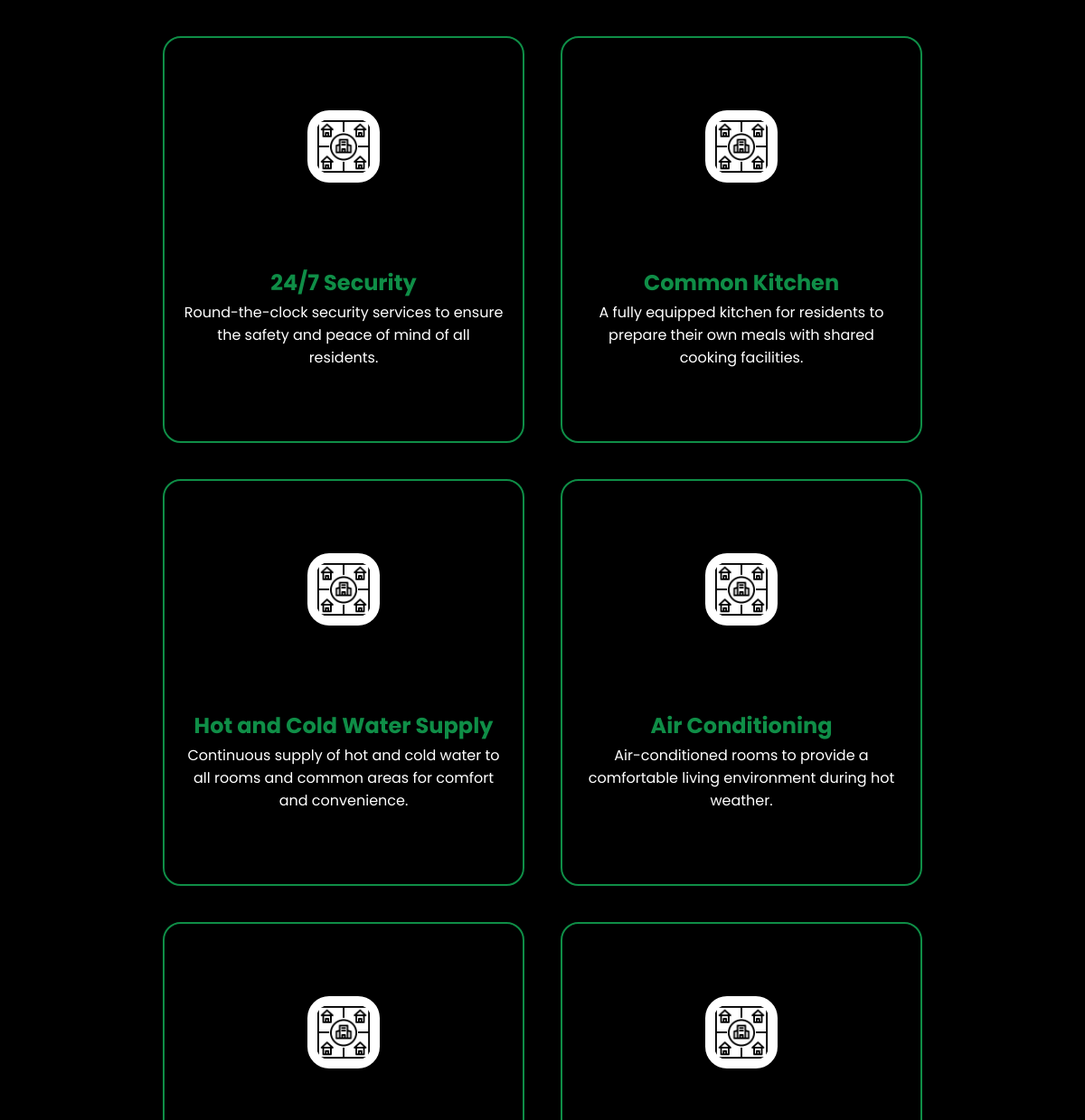
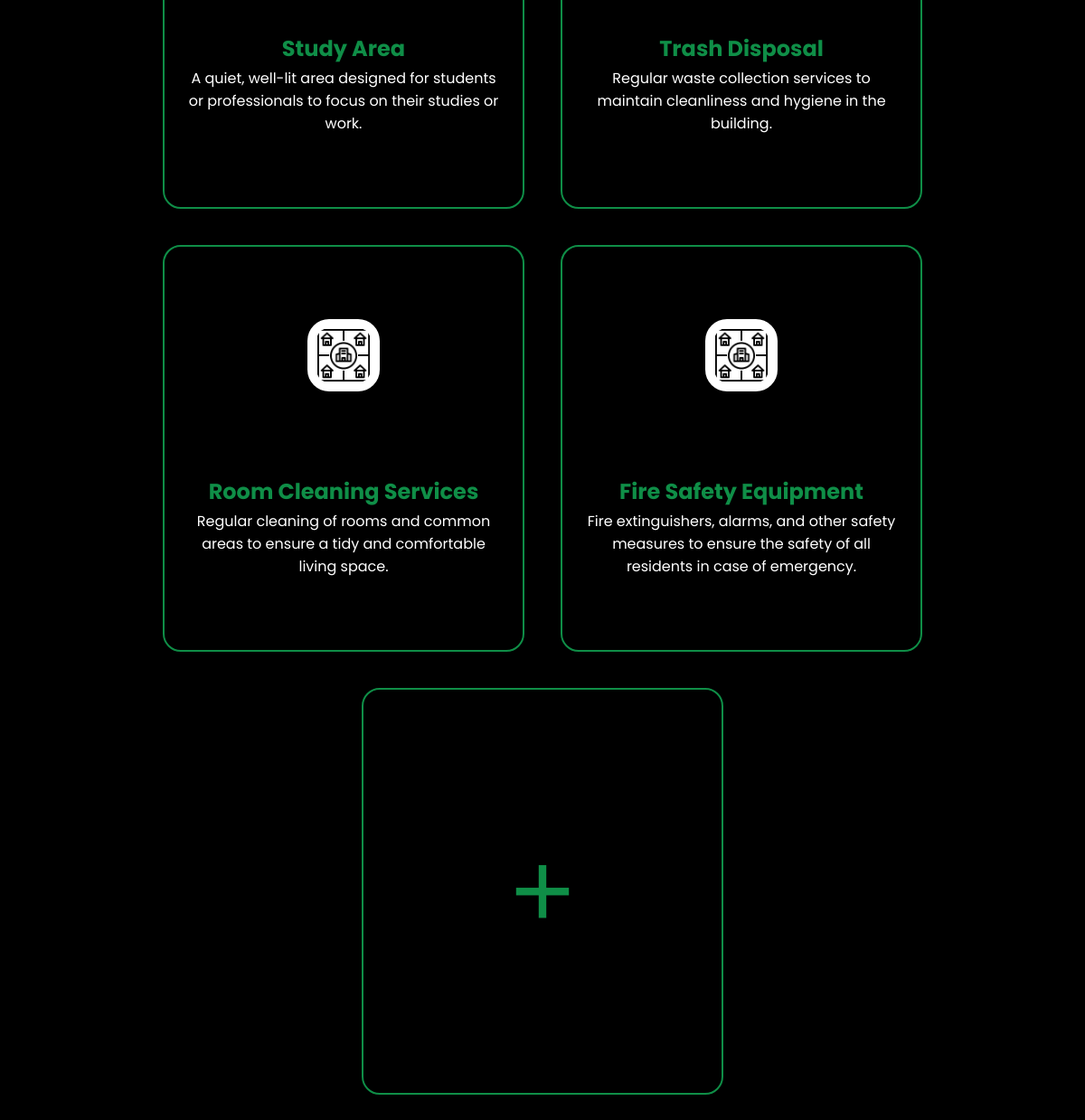
/ADVERTISEMENT/aminities.php, run on the app's committed database (2 pictures, top to bottom).
### tables this page shows
CREATE TABLE `aminities_services` (
  `amiser_id` int(20) NOT NULL,
  `amiser_title` varchar(50) NOT NULL,
  `amiser_desc` text NOT NULL,
  `amiser_status` varchar(20) NOT NULL
);

### ADVERTISEMENT/aminities.php (the view, shortened to what this page needs)
<?php
include_once '../DATABASE/dbConnector.php';
$sql = "SELECT amiser_title, amiser_desc FROM aminities_services WHERE amiser_status = 'aminities'";
$result = $conn->query($sql);
$amenities = [];
if ($result->num_rows > 0) {
    while ($row = $result->fetch_assoc()) {
        $amenities[] = $row;
    }
}
?>
<!DOCTYPE html>
<html lang="en">
<head>
    <link rel="stylesheet" href="style.css?v=1.0">
    <link href='https://unpkg.com/boxicons@2.1.4/css/boxicons.min.css' rel='stylesheet'>
</head>
<body>
    <section id="wrapper">
        <div id="aminities">
            <?php foreach ($amenities as $amenity): ?>
                <div class="aminities-info">
                    <img src="images/urban.png" alt="Amenity Icon">
                    <h1><?php echo htmlspecialchars($amenity['amiser_title']); ?></h1>
                    <p><?php echo nl2br(htmlspecialchars($amenity['amiser_desc'])); ?></p>
                </div>
            <?php endforeach; ?>
            <div class="add-aminities">
                <a href="ADD/addAminities.php"><i class='bx bx-plus icon-add'></i></a>
            </div>
        </div>
    </section>
</body>
</html>

### ADVERTISEMENT/style.css (style rules this page uses)
html { scroll-behavior: smooth; height: 100%; margin: 0; background-color: black; }
body { height: 100%; margin: 0; font-family: "Poppins", sans-serif; font-optical-sizing: auto; overflow: hidden; color: white; }
* { margin: 0; padding: 0; box-sizing: border-box; }
#wrapper { width: 100vw; max-width: 1920px; min-width: 370px; margin: auto; height: 100vh; background-color: black; overflow: auto; }
#aminities { padding: 20px; display: flex; flex-wrap: wrap; align-items: center; justify-content: center; width: 100%; height: auto; padding-bottom: 100px; }
.aminities-info { display: flex; flex-direction: column; align-items: center; margin: 20px; border: solid 2px #0f8e47; width: 400px; padding: 20px; border-radius: 20px; min-height: 450px; justify-content: space-between; box-sizing: border-box; align-self: stretch; }
.aminities-info img { width: 80px; margin: 60px 0 90px 0; padding: 10px; background-color: white; border-radius: 30%; }
.aminities-info h1 { color: #0f8e47; }
.aminities-info p { color: white; text-align: center; line-height: 25px; margin: 0; padding: 0 0 60px 0; }
.add, .add-services, .add-aminities { display: flex; align-items: center; justify-content: center; border: solid 2px #0f8e47; padding: 20px; border-radius: 20px; box-sizing: border-box; align-self: stretch; transition: all 0.3s ease; }
.add-aminities { display: flex; flex-direction: column; align-items: center; margin: 20px; border: solid 2px #0f8e47; width: 400px; padding: 20px; border-radius: 20px; min-height: 450px; justify-content: center; box-sizing: border-box; align-self: stretch; }
.add i, .add-services i, .add-aminities i { font-size: 100px; color: #0f8e47; text-align: center; transition: color 0.3s ease; }
.icon-add { display: flex; align-items: center; justify-content: center; }

### data on the page
aminities_services: amiser_title "24/7 Security", amiser_desc "Round-the-clock security services to ensure the safety and peace of mind of all residents."
aminities_services: amiser_title "Common Kitchen", amiser_desc "A fully equipped kitchen for residents to prepare their own meals with shared cooking facilities."
aminities_services: amiser_title "Hot and Cold Water Supply", amiser_desc "Continuous supply of hot and cold water to all rooms and common areas for comfort and convenience."
aminities_services: amiser_title "Air Conditioning", amiser_desc "Air-conditioned rooms to provide a comfortable living environment during hot weather."
aminities_services: amiser_title "Study Area", amiser_desc "A quiet, well-lit area designed for students or professionals to focus on their studies or work."
aminities_services: amiser_title "Trash Disposal", amiser_desc "Regular waste collection services to maintain cleanliness and hygiene in the building."
aminities_services: amiser_title "Room Cleaning Services", amiser_desc "Regular cleaning of rooms and common areas to ensure a tidy and comfortable living space."
aminities_services: amiser_title "Fire Safety Equipment", amiser_desc "Fire extinguishers, alarms, and other safety measures to ensure the safety of all residents in case of emergency."
